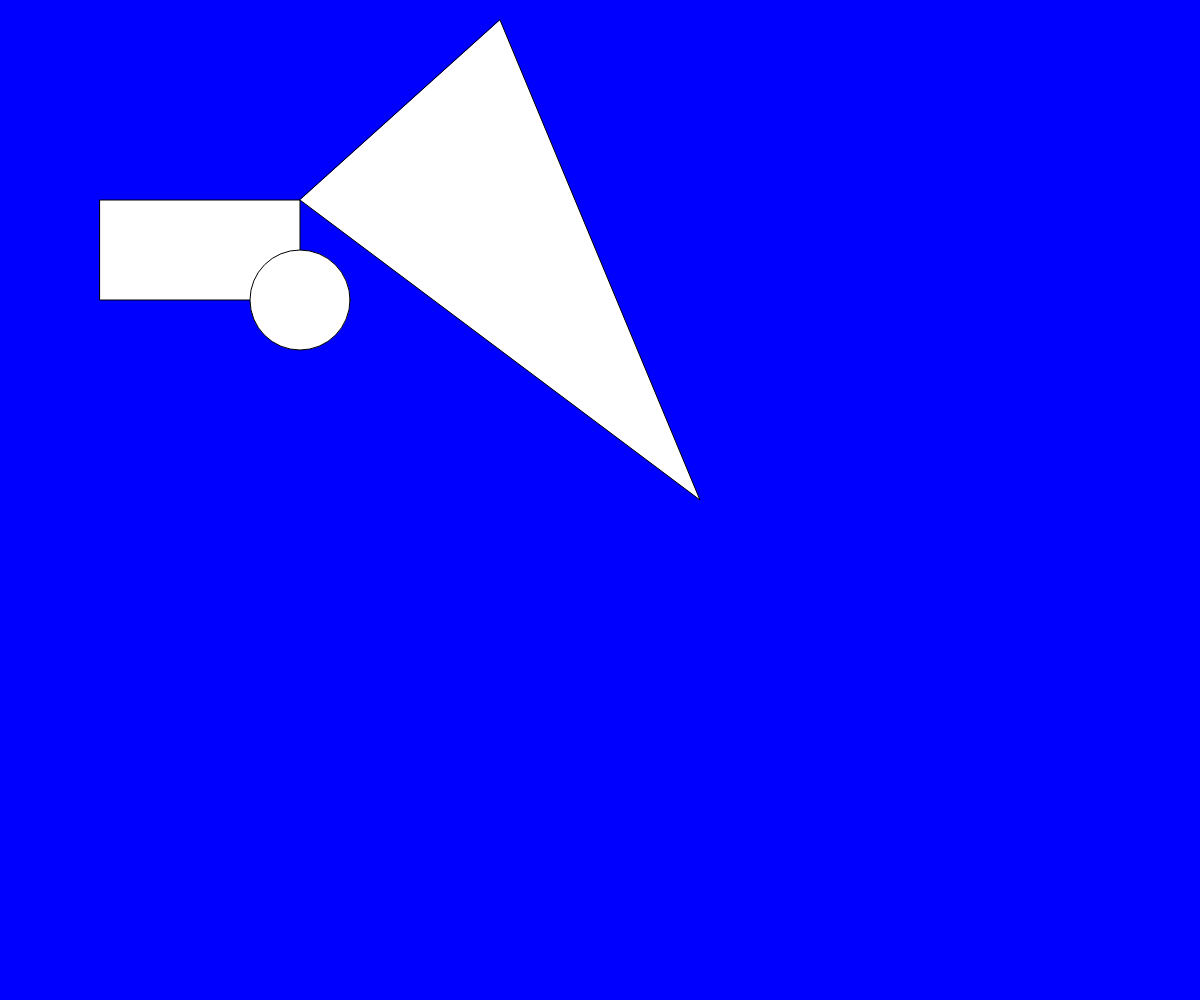
Frame 1 (no input)
Frame 60 (no input): identical to frame 1, image omitted
Frame 120 (the mouse pressed at the canvas centre since frame 60): identical to frame 1, image omitted

The p5.js sketch that drew this single still picture (run headless with seeded random() and noise() and a simulated clock; from frame 60 on, the mouse is pressed at the canvas centre):

// p5.js sketch
// ── sketch.js
function setup() {
	createCanvas(windowWidth, windowHeight)
	background('blue')
	rect(100, 200, 200, 100)
	ellipse(300, 300, 100, 100)
	triangle(500, 20, 700, 500, 300, 200)

}
function draw() {
	
}
